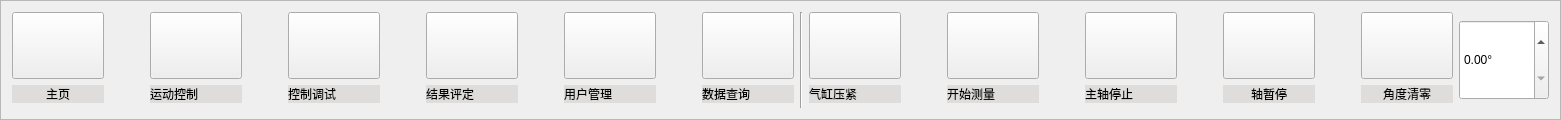
       <widget class="QFrame" name="frame_4">
        <property name="minimumSize">
         <size>
          <width>0</width>
          <height>120</height>
         </size>
        </property>
        <property name="maximumSize">
         <size>
          <width>16777215</width>
          <height>120</height>
         </size>
        </property>
        <property name="frameShape">
         <enum>QFrame::StyledPanel</enum>
        </property>
        <property name="frameShadow">
         <enum>QFrame::Raised</enum>
        </property>
        <layout class="QHBoxLayout" name="horizontalLayout_18">
         <item>
          <layout class="QVBoxLayout" name="verticalLayout_26">
           <item>
            <widget class="QPushButton" name="Btn_mainPage">
             <property name="minimumSize">
              <size>
               <width>92</width>
               <height>67</height>
              </size>
             </property>
             <property name="maximumSize">
              <size>
               <width>70</width>
               <height>70</height>
              </size>
             </property>
             <property name="text">
              <string/>
             </property>
             <property name="icon">
              <iconset resource="images.qrc">
               <normaloff>:/img/images/mainPage.png</normaloff>:/img/images/mainPage.png</iconset>
             </property>
             <property name="iconSize">
              <size>
               <width>70</width>
               <height>70</height>
              </size>
             </property>
            </widget>
           </item>
           <item>
            <widget class="QLabel" name="label_59">
             <property name="styleSheet">
              <string notr="true">QLabel{
 background-color: rgb(222, 221, 220)
}</string>
             </property>
             <property name="text">
              <string>主页</string>
             </property>
             <property name="alignment">
              <set>Qt::AlignCenter</set>
             </property>
            </widget>
           </item>
           <item>
            <spacer name="verticalSpacer_21">
             <property name="orientation">
              <enum>Qt::Vertical</enum>
             </property>
             <property name="sizeHint" stdset="0">
              <size>
               <width>20</width>
               <height>40</height>
              </size>
             </property>
            </spacer>
           </item>
          </layout>
         </item>
         <item>
          <spacer name="horizontalSpacer_4">
           <property name="orientation">
            <enum>Qt::Horizontal</enum>
           </property>
           <property name="sizeHint" stdset="0">
            <size>
             <width>40</width>
             <height>20</height>
            </size>
           </property>
          </spacer>
         </item>
         <item>
          <layout class="QVBoxLayout" name="verticalLayout_22">
           <item>
            <widget class="QPushButton" name="Btn_controller_3">
             <property name="minimumSize">
              <size>
               <width>92</width>
               <height>67</height>
              </size>
             </property>
             <property name="maximumSize">
              <size>
               <width>70</width>
               <height>70</height>
              </size>
             </property>
             <property name="focusPolicy">
              <enum>Qt::NoFocus</enum>
             </property>
             <property name="text">
              <string/>
             </property>
             <property name="icon">
              <iconset resource="images.qrc">
               <normaloff>:/img/images/control.png</normaloff>:/img/images/control.png</iconset>
             </property>
             <property name="iconSize">
              <size>
               <width>70</width>
               <height>70</height>
              </size>
             </property>
            </widget>
           </item>
           <item>
            <widget class="QLabel" name="label_45">
             <property name="styleSheet">
              <string notr="true">QLabel{
 background-color: rgb(222, 221, 220)
}</string>
             </property>
             <property name="text">
              <string>运动控制</string>
             </property>
            </widget>
           </item>
           <item>
            <spacer name="verticalSpacer_19">
             <property name="orientation">
              <enum>Qt::Vertical</enum>
             </property>
             <property name="sizeHint" stdset="0">
              <size>
               <width>20</width>
               <height>40</height>
              </size>
             </property>
            </spacer>
           </item>
          </layout>
         </item>
         <item>
          <spacer name="horizontalSpacer_5">
           <property name="orientation">
            <enum>Qt::Horizontal</enum>
           </property>
           <property name="sizeHint" stdset="0">
            <size>
             <width>40</width>
             <height>20</height>
            </size>
           </property>
          </spacer>
         </item>
         <item>
          <layout class="QVBoxLayout" name="verticalLayout_31">
           <item>
            <widget class="QPushButton" name="Btn_controlDebug">
             <property name="minimumSize">
              <size>
               <width>92</width>
               <height>67</height>
              </size>
             </property>
             <property name="maximumSize">
              <size>
               <width>70</width>
               <height>70</height>
              </size>
             </property>
             <property name="text">
              <string/>
             </property>
             <property name="icon">
              <iconset resource="images.qrc">
               <normaloff>:/img/images/调试.png</normaloff>:/img/images/调试.png</iconset>
             </property>
             <property name="iconSize">
              <size>
               <width>70</width>
               <height>70</height>
              </size>
             </property>
            </widget>
           </item>
           <item>
            <widget class="QLabel" name="label_110">
             <property name="styleSheet">
              <string notr="true">QLabel{
 background-color: rgb(222, 221, 220)
}</string>
             </property>
             <property name="text">
              <string>控制调试</string>
             </property>
            </widget>
           </item>
           <item>
            <spacer name="verticalSpacer_27">
             <property name="orientation">
              <enum>Qt::Vertical</enum>
             </property>
             <property name="sizeHint" stdset="0">
              <size>
               <width>20</width>
               <height>40</height>
              </size>
             </property>
            </spacer>
           </item>
          </layout>
         </item>
         <item>
          <spacer name="horizontalSpacer_10">
           <property name="orientation">
            <enum>Qt::Horizontal</enum>
           </property>
           <property name="sizeHint" stdset="0">
            <size>
             <width>40</width>
             <height>20</height>
            </size>
           </property>
          </spacer>
         </item>
         <item>
          <layout class="QVBoxLayout" name="verticalLayout_28">
           <item>
            <widget class="QPushButton" name="Btn_Evaluate">
             <property name="minimumSize">
              <size>
               <width>92</width>
               <height>67</height>
              </size>
             </property>
             <property name="maximumSize">
              <size>
               <width>70</width>
               <height>70</height>
              </size>
             </property>
             <property name="text">
              <string/>
             </property>
             <property name="icon">
              <iconset resource="images.qrc">
               <normaloff>:/img/images/evaluate.png</normaloff>:/img/images/evaluate.png</iconset>
             </property>
             <property name="iconSize">
              <size>
               <width>70</width>
               <height>70</height>
              </size>
             </property>
            </widget>
           </item>
           <item>
            <widget class="QLabel" name="label_99">
             <property name="styleSheet">
              <string notr="true">QLabel{
 background-color: rgb(222, 221, 220)
}</string>
             </property>
             <property name="text">
              <string>结果评定</string>
             </property>
            </widget>
           </item>
           <item>
            <spacer name="verticalSpacer_24">
             <property name="orientation">
              <enum>Qt::Vertical</enum>
             </property>
             <property name="sizeHint" stdset="0">
              <size>
               <width>20</width>
               <height>40</height>
              </size>
             </property>
            </spacer>
           </item>
          </layout>
         </item>
         <item>
          <spacer name="horizontalSpacer_7">
           <property name="orientation">
            <enum>Qt::Horizontal</enum>
           </property>
           <property name="sizeHint" stdset="0">
            <size>
             <width>40</width>
             <height>20</height>
            </size>
           </property>
          </spacer>
         </item>
         <item>
          <layout class="QVBoxLayout" name="verticalLayout_29">
           <item>
            <widget class="QPushButton" name="Btn_userManage">
             <property name="minimumSize">
              <size>
               <width>92</width>
               <height>67</height>
              </size>
             </property>
             <property name="maximumSize">
              <size>
               <width>70</width>
               <height>70</height>
              </size>
             </property>
             <property name="text">
              <string/>
             </property>
             <property name="icon">
              <iconset resource="images.qrc">
               <normaloff>:/img/images/userManage.png</normaloff>:/img/images/userManage.png</iconset>
             </property>
             <property name="iconSize">
              <size>
               <width>70</width>
               <height>70</height>
              </size>
             </property>
            </widget>
           </item>
           <item>
            <widget class="QLabel" name="label_107">
             <property name="styleSheet">
              <string notr="true">QLabel{
 background-color: rgb(222, 221, 220)
}</string>
             </property>
             <property name="text">
              <string>用户管理</string>
             </property>
            </widget>
           </item>
           <item>
            <spacer name="verticalSpacer_25">
             <property name="orientation">
              <enum>Qt::Vertical</enum>
             </property>
             <property name="sizeHint" stdset="0">
              <size>
               <width>20</width>
               <height>40</height>
              </size>
             </property>
            </spacer>
           </item>
          </layout>
         </item>
         <item>
          <spacer name="horizontalSpacer_13">
           <property name="orientation">
            <enum>Qt::Horizontal</enum>
           </property>
           <property name="sizeHint" stdset="0">
            <size>
             <width>40</width>
             <height>20</height>
            </size>
           </property>
          </spacer>
         </item>
         <item>
          <layout class="QVBoxLayout" name="verticalLayout_25">
           <item>
            <widget class="QPushButton" name="Btn_dataQuery">
             <property name="minimumSize">
              <size>
               <width>92</width>
               <height>67</height>
              </size>
             </property>
             <property name="maximumSize">
              <size>
               <width>70</width>
               <height>70</height>
              </size>
             </property>
             <property name="toolTip">
              <string extracomment="数据查询"/>
             </property>
             <property name="toolTipDuration">
              <number>-1</number>
             </property>
             <property name="text">
              <string/>
             </property>
             <property name="icon">
              <iconset resource="images.qrc">
               <normaloff>:/img/images/dataQuery.png</normaloff>:/img/images/dataQuery.png</iconset>
             </property>
             <property name="iconSize">
              <size>
               <width>70</width>
               <height>70</height>
              </size>
             </property>
            </widget>
           </item>
           <item>
            <widget class="QLabel" name="label_48">
             <property name="styleSheet">
              <string notr="true">QLabel{
 background-color: rgb(222, 221, 220)
}</string>
             </property>
             <property name="text">
              <string>数据查询</string>
             </property>
            </widget>
           </item>
           <item>
            <spacer name="verticalSpacer_22">
             <property name="orientation">
              <enum>Qt::Vertical</enum>
             </property>
             <property name="sizeHint" stdset="0">
              <size>
               <width>20</width>
               <height>40</height>
              </size>
             </property>
            </spacer>
           </item>
          </layout>
         </item>
         <item>
          <widget class="Line" name="line_2">
           <property name="orientation">
            <enum>Qt::Vertical</enum>
           </property>
          </widget>
         </item>
         <item>
          <layout class="QVBoxLayout" name="verticalLayout_30">
           <item>
            <widget class="QPushButton" name="cylinderCompression">
             <property name="minimumSize">
              <size>
               <width>92</width>
               <height>67</height>
              </size>
             </property>
             <property name="maximumSize">
              <size>
               <width>70</width>
               <height>70</height>
              </size>
             </property>
             <property name="text">
              <string/>
             </property>
             <property name="icon">
              <iconset resource="images.qrc">
               <normaloff>:/img/images/compress.png</normaloff>:/img/images/compress.png</iconset>
             </property>
             <property name="iconSize">
              <size>
               <width>70</width>
               <height>70</height>
              </size>
             </property>
            </widget>
           </item>
           <item>
            <widget class="QLabel" name="label_cylindercompress">
             <property name="styleSheet">
              <string notr="true">QLabel{
 background-color: rgb(222, 221, 220)
}</string>
             </property>
             <property name="text">
              <string>气缸压紧</string>
             </property>
            </widget>
           </item>
           <item>
            <spacer name="verticalSpacer_26">
             <property name="orientation">
              <enum>Qt::Vertical</enum>
             </property>
             <property name="sizeHint" stdset="0">
              <size>
               <width>20</width>
               <height>40</height>
              </size>
             </property>
            </spacer>
           </item>
          </layout>
         </item>
         <item>
          <spacer name="horizontalSpacer_18">
           <property name="orientation">
            <enum>Qt::Horizontal</enum>
           </property>
           <property name="sizeHint" stdset="0">
            <size>
             <width>40</width>
             <height>20</height>
            </size>
           </property>
          </spacer>
         </item>
         <item>
          <layout class="QVBoxLayout" name="verticalLayout_20">
           <item>
            <widget class="QPushButton" name="Btn_startDetect_3">
             <property name="minimumSize">
              <size>
               <width>92</width>
               <height>67</height>
              </size>
             </property>
             <property name="maximumSize">
              <size>
               <width>70</width>
               <height>70</height>
              </size>
             </property>
             <property name="text">
              <string/>
             </property>
             <property name="icon">
              <iconset resource="images.qrc">
               <normaloff>:/img/images/start.png</normaloff>:/img/images/start.png</iconset>
             </property>
             <property name="iconSize">
              <size>
               <width>70</width>
               <height>70</height>
              </size>
             </property>
            </widget>
           </item>
           <item>
            <widget class="QLabel" name="label_startDetect">
             <property name="styleSheet">
              <string notr="true">QLabel{
 background-color: rgb(222, 221, 220)
}</string>
             </property>
             <property name="text">
              <string>开始测量</string>
             </property>
            </widget>
           </item>
           <item>
            <spacer name="verticalSpacer_17">
             <property name="orientation">
              <enum>Qt::Vertical</enum>
             </property>
             <property name="sizeHint" stdset="0">
              <size>
               <width>20</width>
               <height>40</height>
              </size>
             </property>
            </spacer>
           </item>
          </layout>
         </item>
         <item>
          <spacer name="horizontalSpacer">
           <property name="orientation">
            <enum>Qt::Horizontal</enum>
           </property>
           <property name="sizeHint" stdset="0">
            <size>
             <width>40</width>
             <height>20</height>
            </size>
           </property>
          </spacer>
         </item>
         <item>
          <layout class="QVBoxLayout" name="verticalLayout_27">
           <item>
            <widget class="QPushButton" name="Btn_mainAxisStop">
             <property name="minimumSize">
              <size>
               <width>92</width>
               <height>67</height>
              </size>
             </property>
             <property name="maximumSize">
              <size>
               <width>70</width>
               <height>70</height>
              </size>
             </property>
             <property name="text">
              <string/>
             </property>
             <property name="icon">
              <iconset resource="images.qrc">
               <normaloff>:/img/images/stop.png</normaloff>:/img/images/stop.png</iconset>
             </property>
             <property name="iconSize">
              <size>
               <width>70</width>
               <height>70</height>
              </size>
             </property>
            </widget>
           </item>
           <item>
            <widget class="QLabel" name="label_startDetect_4">
             <property name="styleSheet">
              <string notr="true">QLabel{
 background-color: rgb(222, 221, 220)
}</string>
             </property>
             <property name="text">
              <string>主轴停止</string>
             </property>
            </widget>
           </item>
           <item>
            <spacer name="verticalSpacer_23">
             <property name="orientation">
              <enum>Qt::Vertical</enum>
             </property>
             <property name="sizeHint" stdset="0">
              <size>
               <width>20</width>
               <height>40</height>
              </size>
             </property>
            </spacer>
           </item>
          </layout>
         </item>
         <item>
          <spacer name="horizontalSpacer_6">
           <property name="orientation">
            <enum>Qt::Horizontal</enum>
           </property>
           <property name="sizeHint" stdset="0">
            <size>
             <width>40</width>
             <height>20</height>
            </size>
           </property>
          </spacer>
         </item>
         <item>
          <layout class="QVBoxLayout" name="verticalLayout_19">
           <item>
            <layout class="QHBoxLayout" name="horizontalLayout_30">
             <property name="spacing">
              <number>7</number>
             </property>
             <item>
              <widget class="QPushButton" name="Btn_allAxisStop">
               <property name="sizePolicy">
                <sizepolicy hsizetype="Minimum" vsizetype="Fixed">
                 <horstretch>0</horstretch>
                 <verstretch>0</verstretch>
                </sizepolicy>
               </property>
               <property name="minimumSize">
                <size>
                 <width>92</width>
                 <height>67</height>
                </size>
               </property>
               <property name="maximumSize">
                <size>
                 <width>70</width>
                 <height>70</height>
                </size>
               </property>
               <property name="layoutDirection">
                <enum>Qt::LeftToRight</enum>
               </property>
               <property name="autoFillBackground">
                <bool>false</bool>
               </property>
               <property name="text">
                <string/>
               </property>
               <property name="icon">
                <iconset resource="images.qrc">
                 <normaloff>:/img/images/stop_it.png</normaloff>:/img/images/stop_it.png</iconset>
               </property>
               <property name="iconSize">
                <size>
                 <width>70</width>
                 <height>70</height>
                </size>
               </property>
              </widget>
             </item>
            </layout>
           </item>
           <item>
            <widget class="QLabel" name="label_mainAxisStop">
             <property name="maximumSize">
              <size>
               <width>16777215</width>
               <height>16777215</height>
              </size>
             </property>
             <property name="layoutDirection">
              <enum>Qt::LeftToRight</enum>
             </property>
             <property name="styleSheet">
              <string notr="true">QLabel{
 background-color: rgb(222, 221, 220)
}</string>
             </property>
             <property name="text">
              <string>轴暂停</string>
             </property>
             <property name="textFormat">
              <enum>Qt::AutoText</enum>
             </property>
             <property name="alignment">
              <set>Qt::AlignCenter</set>
             </property>
            </widget>
           </item>
           <item>
            <spacer name="verticalSpacer_16">
             <property name="orientation">
              <enum>Qt::Vertical</enum>
             </property>
             <property name="sizeHint" stdset="0">
              <size>
               <width>20</width>
               <height>40</height>
              </size>
             </property>
            </spacer>
           </item>
          </layout>
         </item>
         <item>
          <spacer name="horizontalSpacer_8">
           <property name="orientation">
            <enum>Qt::Horizontal</enum>
           </property>
           <property name="sizeHint" stdset="0">
            <size>
             <width>40</width>
             <height>20</height>
            </size>
           </property>
          </spacer>
         </item>
         <item>
          <layout class="QVBoxLayout" name="verticalLayout_21">
           <item>
            <layout class="QHBoxLayout" name="horizontalLayout_34">
             <property name="spacing">
              <number>7</number>
             </property>
             <item>
              <widget class="QPushButton" name="Btn_angleClear">
               <property name="sizePolicy">
                <sizepolicy hsizetype="Minimum" vsizetype="Fixed">
                 <horstretch>0</horstretch>
                 <verstretch>0</verstretch>
                </sizepolicy>
               </property>
               <property name="minimumSize">
                <size>
                 <width>92</width>
                 <height>67</height>
                </size>
               </property>
               <property name="maximumSize">
                <size>
                 <width>70</width>
                 <height>70</height>
                </size>
               </property>
               <property name="layoutDirection">
                <enum>Qt::LeftToRight</enum>
               </property>
               <property name="autoFillBackground">
                <bool>false</bool>
               </property>
               <property name="text">
                <string/>
               </property>
               <property name="icon">
                <iconset resource="images.qrc">
                 <normaloff>:/img/images/0.png</normaloff>:/img/images/0.png</iconset>
               </property>
               <property name="iconSize">
                <size>
                 <width>70</width>
                 <height>70</height>
                </size>
               </property>
              </widget>
             </item>
            </layout>
           </item>
           <item>
            <widget class="QLabel" name="label_mainAxisStop_2">
             <property name="maximumSize">
              <size>
               <width>16777215</width>
               <height>16777215</height>
              </size>
             </property>
             <property name="layoutDirection">
              <enum>Qt::LeftToRight</enum>
             </property>
             <property name="styleSheet">
              <string notr="true">QLabel{
 background-color: rgb(222, 221, 220)
}</string>
             </property>
             <property name="text">
              <string>角度清零</string>
             </property>
             <property name="textFormat">
              <enum>Qt::AutoText</enum>
             </property>
             <property name="alignment">
              <set>Qt::AlignCenter</set>
             </property>
            </widget>
           </item>
           <item>
            <spacer name="verticalSpacer_18">
             <property name="orientation">
              <enum>Qt::Vertical</enum>
             </property>
             <property name="sizeHint" stdset="0">
              <size>
               <width>20</width>
               <height>40</height>
              </size>
             </property>
            </spacer>
           </item>
          </layout>
         </item>
         <item>
          <widget class="QDoubleSpinBox" name="angle">
           <property name="minimumSize">
            <size>
             <width>90</width>
             <height>80</height>
            </size>
           </property>
           <property name="maximumSize">
            <size>
             <width>90</width>
             <height>80</height>
            </size>
           </property>
           <property name="styleSheet">
            <string notr="true">font: 25 13pt &quot;Microsoft YaHei&quot;;</string>
           </property>
           <property name="suffix">
            <string>°</string>
           </property>
          </widget>
         </item>
        </layout>
       </widget>
